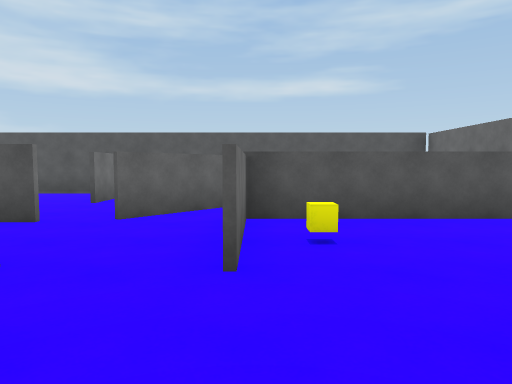
view 1 (above)

24 first-person views from a walk through a scene from a Unity 3-D project. The camera is 1.4 m above the floor, tilts 4° down and sees 70° across. The floor is counted in squares, 2 m on a side. Each view is taken from the middle of a square. On the plan, view 1 faces up. The plan holds only what a view shows up to about 11 squares ahead; the rest is blank. The place goes on beyond the plan. The player character is not drawn.

view 2
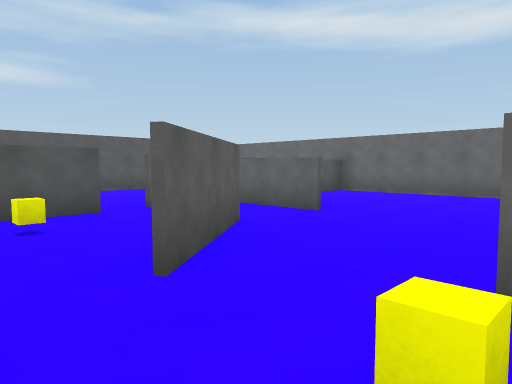

view 3
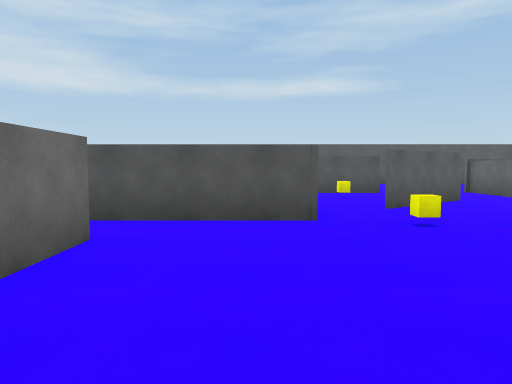

view 4
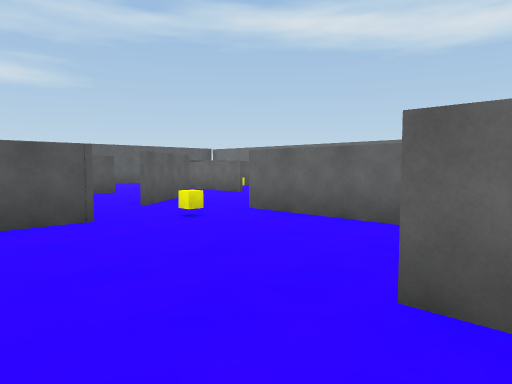

view 5
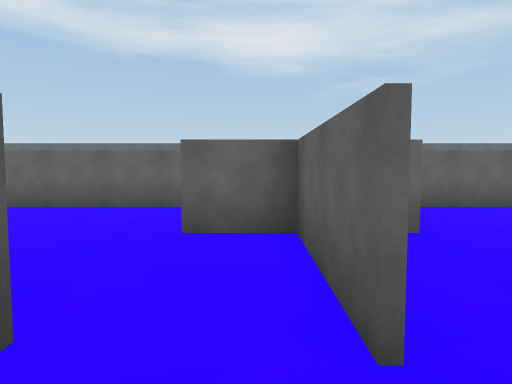

view 6
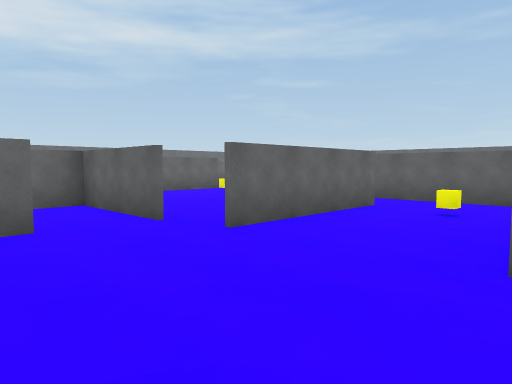

view 7
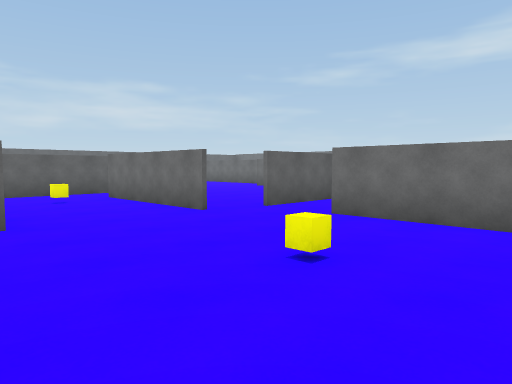

view 8
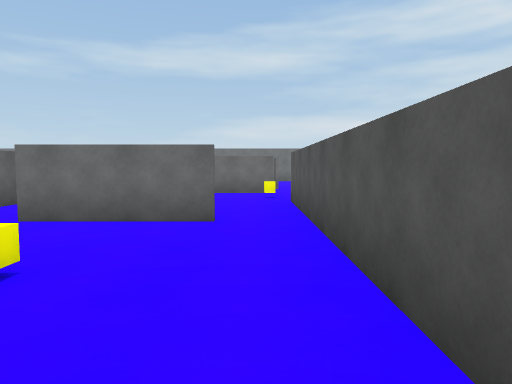

view 9
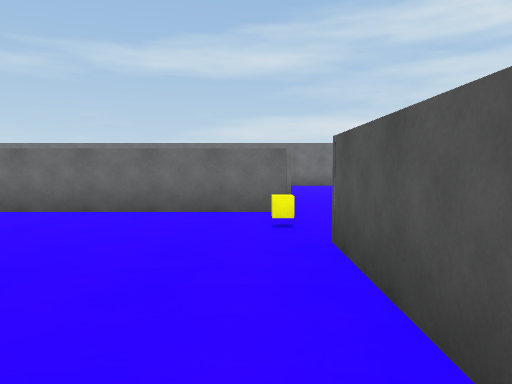

view 10
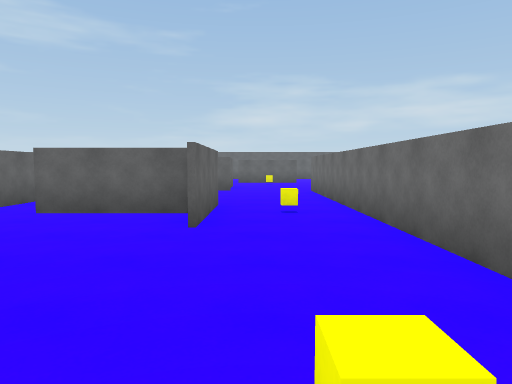

view 11
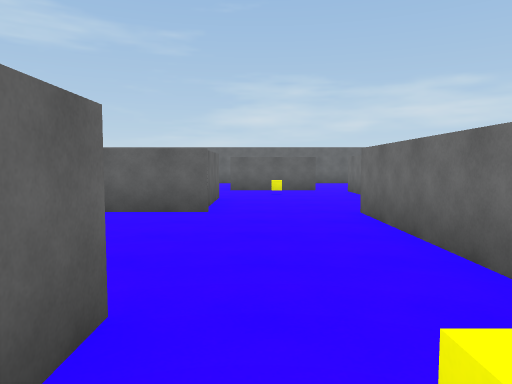

view 12
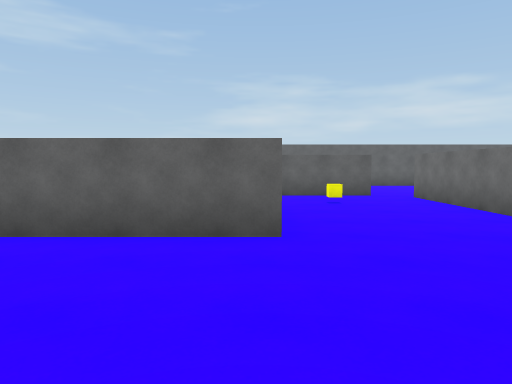

view 13
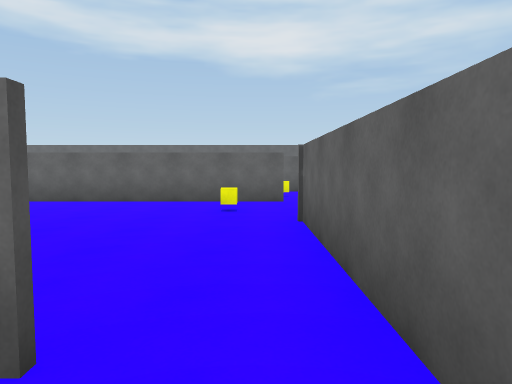

view 14
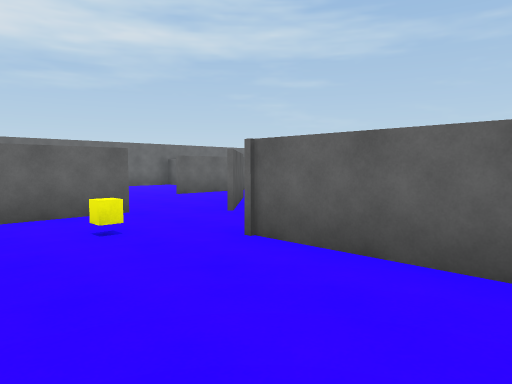

view 15
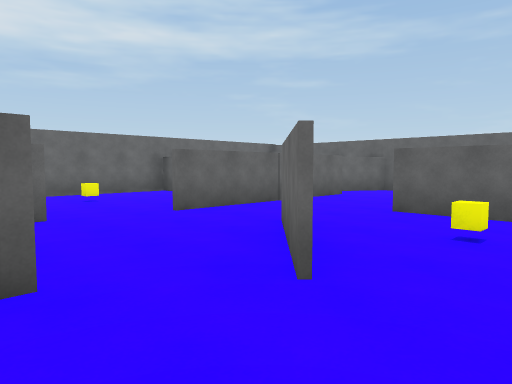

view 16
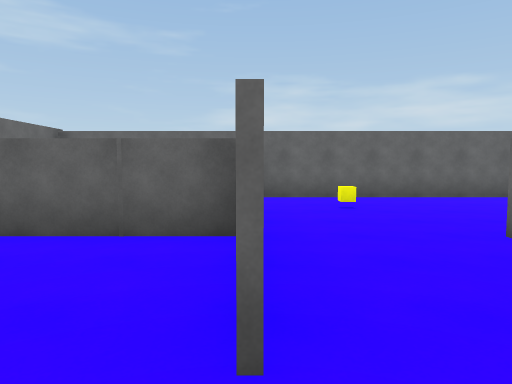

view 17
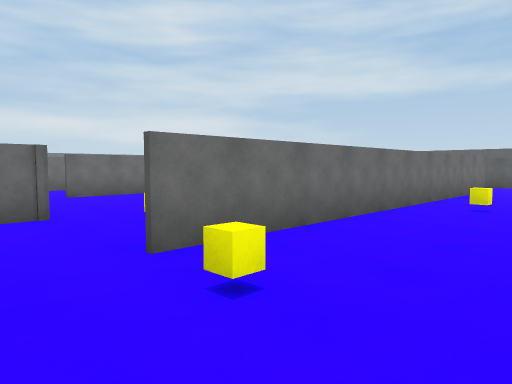

view 18
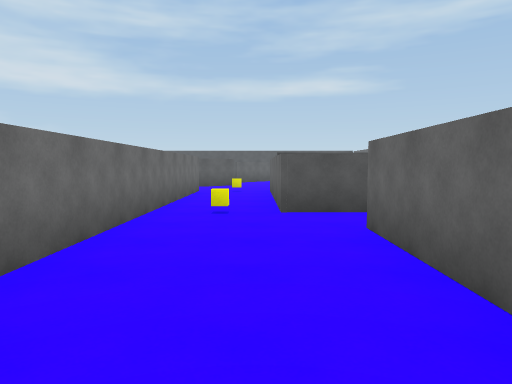

view 19
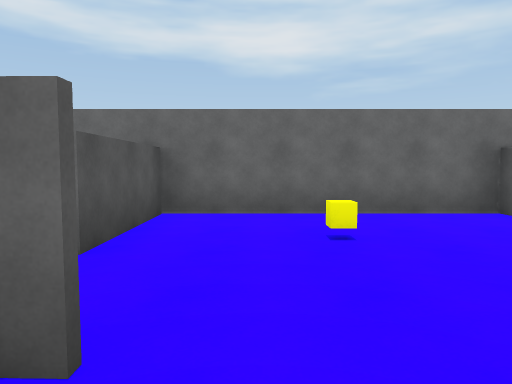

view 20
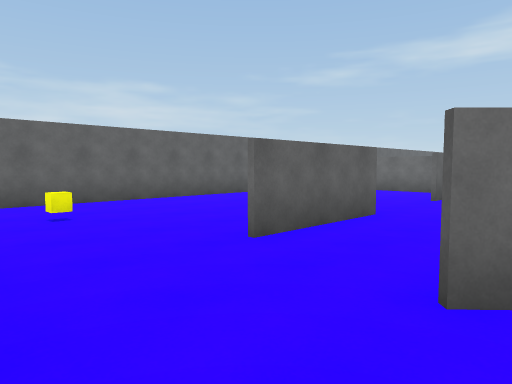

view 21
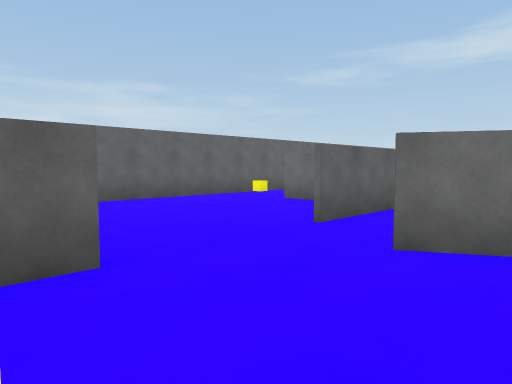

view 22
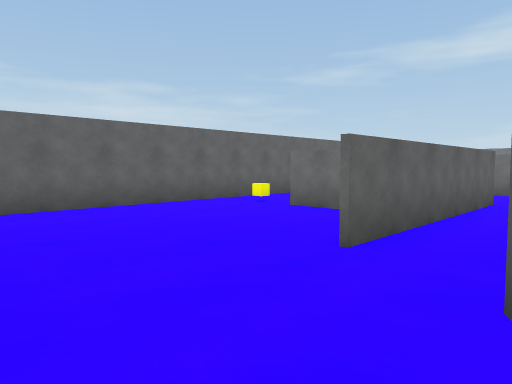

view 23
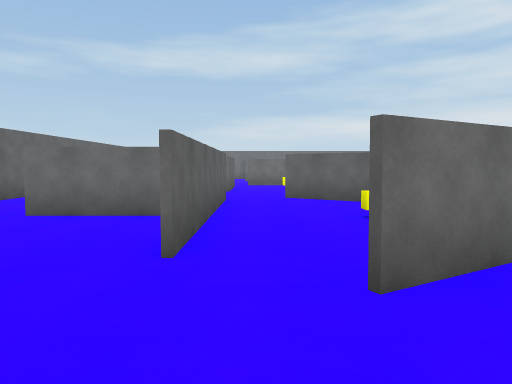

view 24
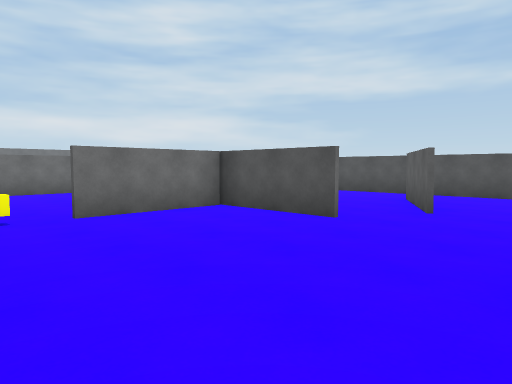

### Floor plan
Points are (right, up) in squares from view 1. A wall is a line through its corners. A room is listed if a view was taken in it or the views show most of it. See-through windows are left out.
Room 1 (view 1)
walls: (4.5, 0.8) (4.5, 4.9) (-0.1, 4.9) (-0.1, 2.4); (-1.7, 2.6) (-3.8, 1)
ways out: opening at (-3, 0) to room 2; opening at (-2, -1) to room 8; opening at (-1, 3)
objects: yellow cube (1, 3)
Room 2 (views 2, 3, 4)
walls: (-5.1, -0.3) (-7.6, -0.3); (-7.6, -1.5) (-7.6, -2.9); (-2.7, -3.8) (-2.7, -0.5); (-7.9, -5.4) (-5.2, -5.4); (-5.2, -6.8) (-5.2, -4.1)
ways out: opening at (-3, 0) to room 1; opening at (-8, -5) to room 3; opening at (-8, -1) to room 3; opening at (-4, -5.5) to room 6; gap at (-4, 1)
objects: yellow cube (-4, -1)
Room 3 (views 5, 6, 7, 8, 9, 13)
walls: (-11.5, -5.6) (-11.5, -9.3); (-7.8, -4.1) (-7.8, -3.6); (-12.6, -1.5) (-12.6, -4.1); (-8.8, -9.2) (-8.9, -5.6); (-7.6, -0.3) (-12.5, -0.3); (-11.5, -10.6) (-8.5, -10.6)
ways out: opening at (-8, -5) to room 2; opening at (-8, -1) to room 2; opening at (-13, -5) to room 4; opening at (-13, -1) to room 4; opening at (-12, -10) to room 5; opening at (-9, -10) to room 6; opening at (-8, -6) to room 6
objects: yellow cube (-10, -9); yellow cube (-10, -3)
Room 4 (view 10)
walls: (-17.6, -0.5) (-17.6, -4.4); (-12.5, -0.3) (-15.4, -0.3); (-15, -5.4) (-12.6, -5.4)
ways out: opening at (-13, -5) to room 3; opening at (-13, -1) to room 3; opening at (-16.5, -5.5) to room 5; gap at (-13, -6) to room 5; opening at (-18, 0.5)
objects: yellow cube (-16, -1)
Room 5 (views 11, 12)
walls: (-15.4, -10.6) (-11.5, -10.6); (-15.3, -13) (-15.3, -11.2); (-15.3, -6.8) (-15.3, -4.1); (-18.6, -12.1) (-18.6, -15.4); (-11.6, -7.3) (-11.6, -6.1); (-17.6, -4.4) (-17.6, -10.6); (-17.9, -15.6) (-15.2, -15.6)
ways out: opening at (-12, -10) to room 3; opening at (-16.5, -5.5) to room 4; gap at (-13, -6) to room 4; opening at (-15, -14.5) to room 14; opening at (-18, -16)
objects: yellow cube (-17, -14); yellow cube (-17, -6)
Room 6 (views 14, 15)
walls: (-8.8, -7.2) (-8.7, -9.2); (-8.5, -10.6) (-5.3, -10.6) (-5.3, -11.1); (-2.7, -10.6) (-2.7, -5.4)
ways out: opening at (-4, -5.5) to room 2; opening at (-9, -10) to room 3; opening at (-8, -6) to room 3; gap at (-4, -12) to room 7; opening at (-3, -11) to room 8
objects: yellow cube (-4, -10)
Room 7 (views 16, 17, 20, 21, 22, 23)
walls: (-1.9, -13.7) (-3.7, -11.8); (-5.1, -15.6) (-2.4, -15.6); (0, -16.4) (0.1, -13.1)
ways out: gap at (-4, -12) to room 6; opening at (-1, -13) to room 8; opening at (-6.5, -16) to room 9; opening at (-8, -15) to room 10; opening at (-6, -13) to room 10; opening at (0, -12.5) to room 11; opening at (-1.5, -16) to room 12
objects: yellow cube (-4, -14)
Room 8 (views 18, 19)
walls: (0.8, -5.4) (-0.6, -5.4) (-0.6, -0.6); (-3.7, -11.7) (-1.9, -13.6); (0.2, -11.5) (0.3, -6.9); (-2.6, -0.5) (-2.6, -10.6)
ways out: opening at (-2, -1) to room 1; opening at (-3, -11) to room 6; opening at (-1, -13) to room 7; opening at (0, -6)
objects: yellow cube (-2, -11); yellow cube (-2, -6); other object (-2, -1)
Room 9 (view 24)
walls: (-7.8, -15.7) (-10.2, -15.7) (-10.2, -18.4); (-9.5, -20.3) (-4.5, -20.3)
ways out: opening at (-6.5, -16) to room 7; opening at (-5, -19.5) to room 12; opening at (-10, -19.5) to room 13
Room 10 (no view inside)
walls: (-7.7, -13.1) (-6.9, -14.4); (-7, -14.4) (-8.2, -12.2); (-12.1, -12.7) (-13.2, -14.4); (-11.4, -15.6) (-7.8, -15.6); (-5.2, -10.6) (-10.9, -10.6)
ways out: opening at (-8, -15) to room 7; opening at (-6, -13) to room 7; opening at (-12, -15) to room 14
objects: other object (-10, -13)
Room 11 (no view inside)
walls: (0.1, -15.6) (4.5, -15.6) (4.5, -10.6) (1.8, -10.6)
ways out: opening at (0, -12.5) to room 7; opening at (1, -11)
objects: yellow cube (3, -13)
Room 12 (no view inside)
walls: (-4.5, -20.3) (-0.1, -20.3) (0.6, -19.1); (0, -18.1) (0, -16.4)
ways out: opening at (-1.5, -16) to room 7; opening at (-5, -19.5) to room 9
objects: yellow cube (-2, -18)
Room 13 (no view inside)
walls: (-13.4, -20.3) (-9.5, -20.3); (-15.2, -16.5) (-15.2, -18.2)
ways out: opening at (-10, -19.5) to room 9; opening at (-13.5, -16) to room 14
objects: yellow cube (-10, -19)
Room 14 (no view inside)
walls: (-12.9, -15.6) (-11.4, -15.6); (-15.2, -15.6) (-15.2, -16.5)
ways out: opening at (-15, -14.5) to room 5; opening at (-12, -15) to room 10; opening at (-13.5, -16) to room 13

Where each view was taken, in squares from view 1:
view 1: 0 up, 0 right, facing up
view 2: 1 down, 5 left, facing up-right
view 3: 5 down, 6 left, facing up
view 4: 5 down, 7 left, facing up-right
view 5: 5 down, 9 left, facing right
view 6: 3 down, 12 left, facing down-right
view 7: 1 down, 8 left, facing down-left
view 8: 1 down, 8 left, facing left
view 9: 1 down, 12 left, facing left
view 10: 0 up, 16 left, facing down
view 11: 5 down, 16 left, facing down
view 12: 7 down, 15 left, facing down
view 13: 10 down, 10 left, facing right
view 14: 8 down, 8 left, facing down-right
view 15: 10 down, 5 left, facing down-right
view 16: 12 down, 0 right, facing down
view 17: 12 down, 0 right, facing up-left
view 18: 11 down, 1 left, facing up
view 19: 12 down, 1 left, facing right
view 20: 13 down, 0 right, facing down-left
view 21: 13 down, 4 left, facing down-left
view 22: 14 down, 5 left, facing down-left
view 23: 15 down, 5 left, facing left
view 24: 20 down, 5 left, facing up-left
